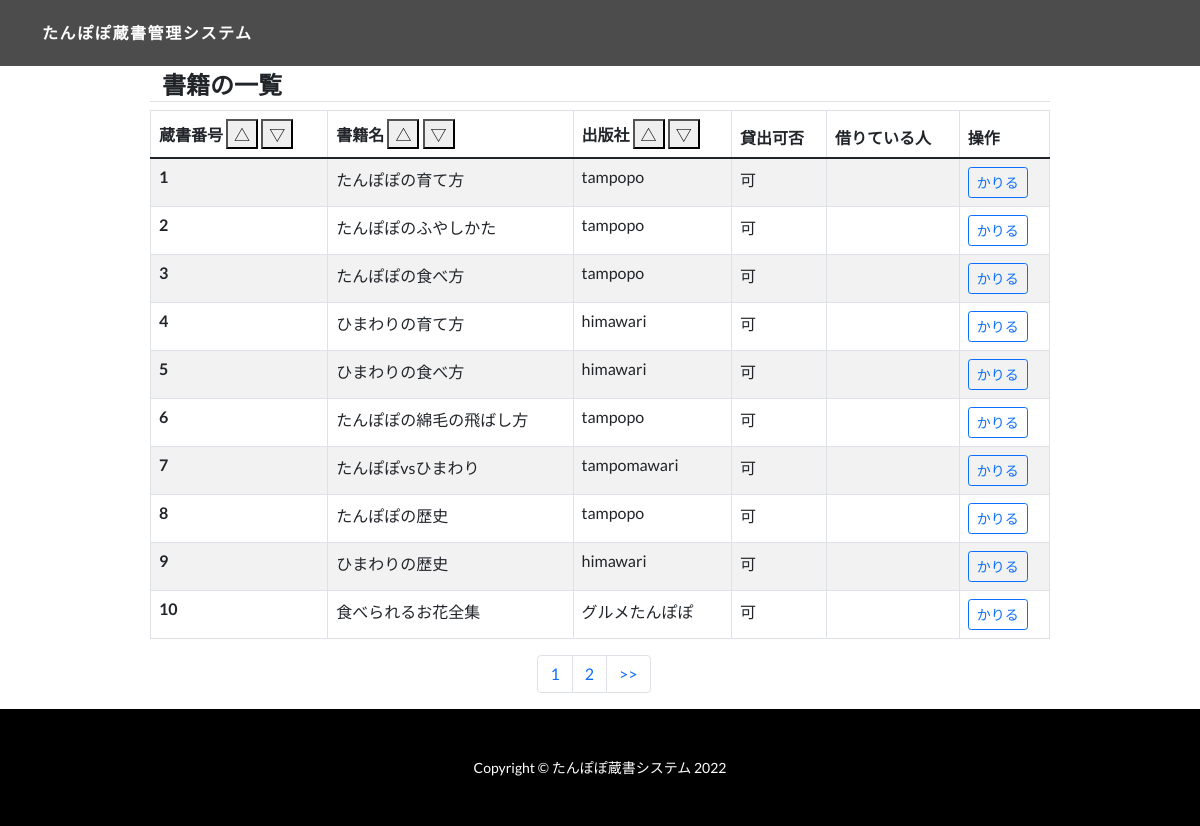
/book/, run on the app's committed database.
### cms/models.py (models this page shows, shortened)
class Book(models.Model):
    book_num = models.IntegerField('蔵書番号', unique=True)
    name = models.CharField('書籍名', max_length=255)
    publisher = models.CharField('出版社', max_length=255, blank=True)
    isavailable = models.BooleanField('貸出可否', default=True)
    renter = models.CharField('借りている人', blank=True, max_length=64)

### cms/views.py (the view, shortened to what this page needs)
# urls.py: path('book/', views.book_list, name='book_list'),
def book_list(request):
    books = Book.objects.all().order_by('book_num')
    paginator = Paginator(books, 10)
    if "page" in request.GET:
        books = paginator.get_page(request.GET["page"])
    else:
        books = paginator.get_page(1)
    return render(request,'cms/book_list.html',{'books': books})

### cms/templatetags/param_change.py (called while the page is built)
@register.simple_tag()
def url_replace(request, key, value):
    copied = request.GET.copy()
    copied[key] = value
    return copied.urlencode()

### cms/templates/cms/book_list.html (shortened to what this page needs)
{% extends "cms/base.html" %}
{% load param_change %}
{% block content %}
<div class="container-fluid">
  <div class="row">
    <h4 class="mt-4 border-bottom">書籍の一覧</h4>
    <table class="table table-striped table-bordered">
      <thead>
        <tr>
          <form class = "mt-2 ml-2 mb-2" action="" method="GET">
          <th scope="col">蔵書番号
              <button type="submit" class="btn- " name="action" value="book_num_asc">△</button>
              <button type="submit" class="btn- " name="action" value="book_num_des">▽</button>
          </th>
          <th scope="col">書籍名
            <button type="submit" class="btn- " name="action" value="book_name_asc">△</button>
            <button type="submit" class="btn- " name="action" value="book_name_des">▽</button>
          </th>
          <th scope="col">出版社
            <button type="submit" class="btn- " name="action" value="publisher_asc">△</button>
            <button type="submit" class="btn- " name="action" value="publisher_des">▽</button>
          </th>
          <th scope="col">貸出可否</th>
          <th scope="col">借りている人</th>
          <th scope="col">操作</th>
        </form>
        </tr>
      </thead>
      <tbody>
        {% for book in books %}
        <tr>
          <th scope="row">{{ book.book_num }}</th>
          <td>{{ book.name }}</td>
          <td>{{ book.publisher }}</td>
            {% if book.isavailable%}
              <td>可</td>
            {% else %}
              <td>不可</td>
            {% endif %}
          <td>{{ book.renter }}</td>
          <td>
            {%if book.isavailable%}
              <a href="{% url 'cms:book_rent' book_id=book.id %}" class="btn btn-outline-primary btn-sm">かりる</a>
            {% else %}
              {% if book.renter%}
              {% if book.renter == user.get_username %}
                <a href="{% url 'cms:book_return' book_id=book.id %}" class="btn btn-outline-primary btn-sm">かえす</a>
              {% endif %}
              {% endif %}
            {% endif %}
          </td>
        </tr>
        {% endfor %}
      </tbody>
    </table>
    <ul class="pagination justify-content-center">
        <li class="page-item"><a class="page-link">{{ books.number }}</a></li>
      {% if books.has_next %}
        <li class="page-item"><a class="page-link" href="?{% url_replace request 'page' books.next_page_number %}">{{books.next_page_number}}</a></li>
        <li class="page-item"><a class="page-link" href="?{% url_replace request 'page' books.paginator.num_pages %}">>></a></li>
      {% endif %}
  </ul>
  </div>
</div>
{% endblock content %}

### cms/static/cms/css/mystyle.css (style rules this page uses)
body, #wrapper { display: flex; flex-direction: column; min-height: 100vh; }
.container-fluid { margin-right: auto; margin-left: auto; max-width: 900px; }

### data on the page
Book: book_num "1", name "たんぽぽの育て方", publisher "tampopo", isavailable "可"
Book: book_num "2", name "たんぽぽのふやしかた", publisher "tampopo", isavailable "可"
Book: book_num "3", name "たんぽぽの食べ方", publisher "tampopo", isavailable "可"
Book: book_num "4", name "ひまわりの育て方", publisher "himawari", isavailable "可"
Book: book_num "5", name "ひまわりの食べ方", publisher "himawari", isavailable "可"
Book: book_num "6", name "たんぽぽの綿毛の飛ばし方", publisher "tampopo", isavailable "可"
Book: book_num "7", name "たんぽぽvsひまわり", publisher "tampomawari", isavailable "可"
Book: book_num "8", name "たんぽぽの歴史", publisher "tampopo", isavailable "可"
Book: book_num "9", name "ひまわりの歴史", publisher "himawari", isavailable "可"
Book: book_num "10", name "食べられるお花全集", publisher "グルメたんぽぽ", isavailable "可"

### other printed values
{{ books.number }} "1"
{{ books.next_page_number }} "2"
